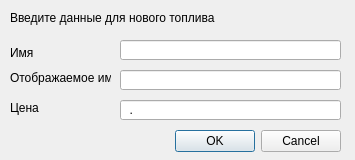
<?xml version="1.0" encoding="UTF-8"?>
<ui version="4.0">
 <class>AddFuelsDialog</class>
 <widget class="QDialog" name="AddFuelsDialog">
  <property name="geometry">
   <rect>
    <x>0</x>
    <y>0</y>
    <width>355</width>
    <height>160</height>
   </rect>
  </property>
  <property name="minimumSize">
   <size>
    <width>355</width>
    <height>160</height>
   </size>
  </property>
  <property name="maximumSize">
   <size>
    <width>355</width>
    <height>160</height>
   </size>
  </property>
  <property name="windowTitle">
   <string>Топливо</string>
  </property>
  <widget class="QDialogButtonBox" name="buttonBox">
   <property name="geometry">
    <rect>
     <x>30</x>
     <y>125</y>
     <width>311</width>
     <height>32</height>
    </rect>
   </property>
   <property name="orientation">
    <enum>Qt::Horizontal</enum>
   </property>
   <property name="standardButtons">
    <set>QDialogButtonBox::Cancel|QDialogButtonBox::Ok</set>
   </property>
  </widget>
  <widget class="QLabel" name="lblInfoText">
   <property name="geometry">
    <rect>
     <x>10</x>
     <y>10</y>
     <width>261</width>
     <height>16</height>
    </rect>
   </property>
   <property name="text">
    <string>Введите данные для нового топлива</string>
   </property>
  </widget>
  <widget class="QLabel" name="label">
   <property name="geometry">
    <rect>
     <x>10</x>
     <y>46</y>
     <width>47</width>
     <height>13</height>
    </rect>
   </property>
   <property name="text">
    <string>Имя</string>
   </property>
  </widget>
  <widget class="QLabel" name="label_2">
   <property name="geometry">
    <rect>
     <x>10</x>
     <y>70</y>
     <width>101</width>
     <height>16</height>
    </rect>
   </property>
   <property name="text">
    <string>Отображаемое имя</string>
   </property>
  </widget>
  <widget class="QLineEdit" name="leName">
   <property name="geometry">
    <rect>
     <x>120</x>
     <y>40</y>
     <width>221</width>
     <height>20</height>
    </rect>
   </property>
  </widget>
  <widget class="QLineEdit" name="leViewName">
   <property name="geometry">
    <rect>
     <x>120</x>
     <y>70</y>
     <width>221</width>
     <height>20</height>
    </rect>
   </property>
  </widget>
  <widget class="QLabel" name="label_3">
   <property name="geometry">
    <rect>
     <x>10</x>
     <y>100</y>
     <width>101</width>
     <height>16</height>
    </rect>
   </property>
   <property name="text">
    <string>Цена</string>
   </property>
  </widget>
  <widget class="QLineEdit" name="lePrice">
   <property name="geometry">
    <rect>
     <x>120</x>
     <y>100</y>
     <width>221</width>
     <height>20</height>
    </rect>
   </property>
   <property name="inputMask">
    <string>00.00</string>
   </property>
  </widget>
 </widget>
 <resources/>
 <connections>
  <connection>
   <sender>buttonBox</sender>
   <signal>accepted()</signal>
   <receiver>AddFuelsDialog</receiver>
   <slot>accept()</slot>
   <hints>
    <hint type="sourcelabel">
     <x>248</x>
     <y>254</y>
    </hint>
    <hint type="destinationlabel">
     <x>157</x>
     <y>274</y>
    </hint>
   </hints>
  </connection>
  <connection>
   <sender>buttonBox</sender>
   <signal>rejected()</signal>
   <receiver>AddFuelsDialog</receiver>
   <slot>reject()</slot>
   <hints>
    <hint type="sourcelabel">
     <x>316</x>
     <y>260</y>
    </hint>
    <hint type="destinationlabel">
     <x>286</x>
     <y>274</y>
    </hint>
   </hints>
  </connection>
 </connections>
</ui>
